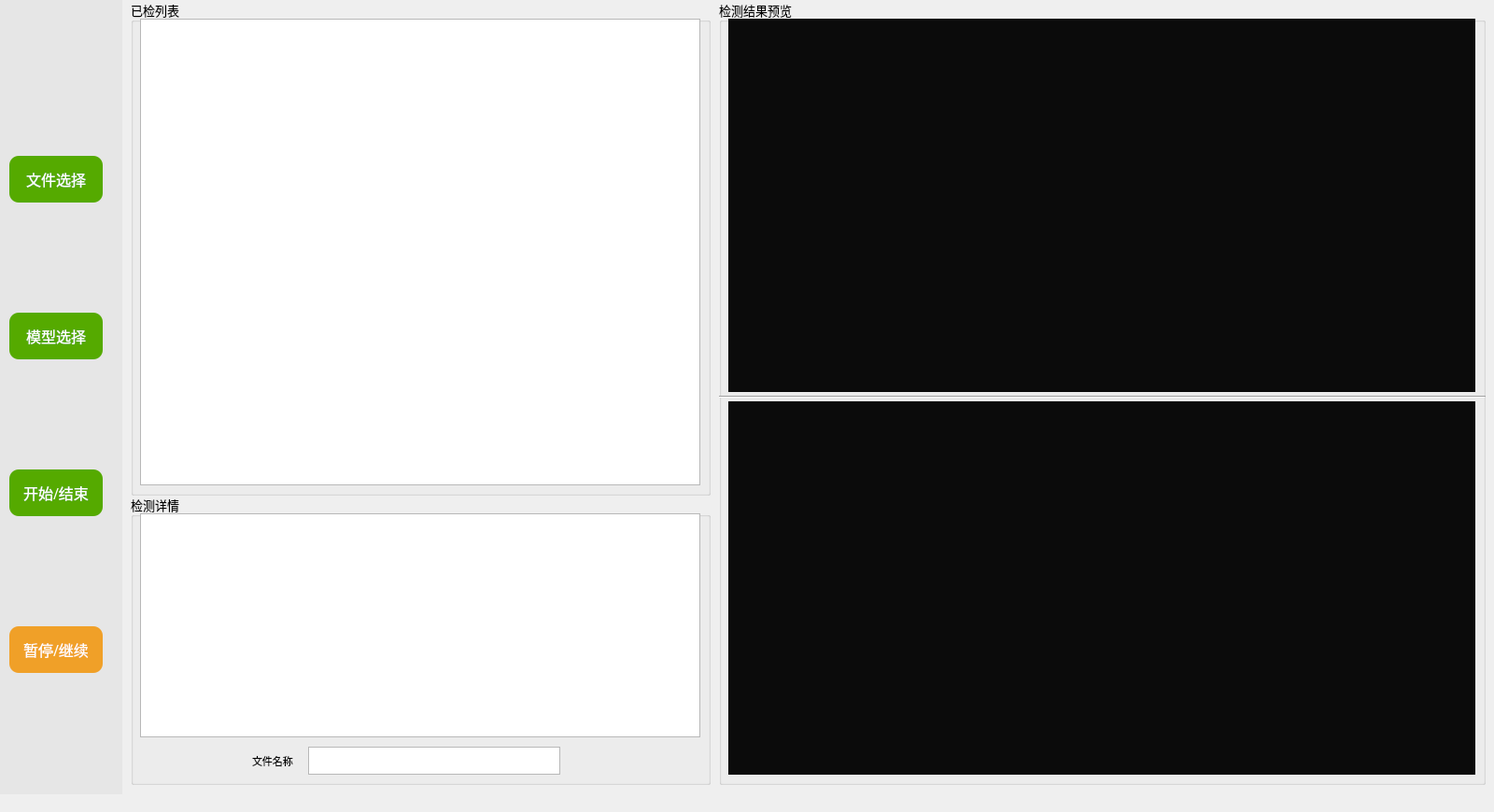
   <widget class="QWidget" name="tab_3">
    <attribute name="title">
     <string>本地检测</string>
    </attribute>
    <widget class="QWidget" name="widget_9" native="true">
     <property name="geometry">
      <rect>
       <x>130</x>
       <y>0</y>
       <width>1461</width>
       <height>861</height>
      </rect>
     </property>
     <property name="maximumSize">
      <size>
       <width>16777</width>
       <height>16777215</height>
      </size>
     </property>
     <property name="styleSheet">
      <string notr="true"/>
     </property>
     <widget class="QGroupBox" name="groupBox_13">
      <property name="geometry">
       <rect>
        <x>10</x>
        <y>0</y>
        <width>621</width>
        <height>531</height>
       </rect>
      </property>
      <property name="font">
       <font>
        <family>隶书</family>
        <pointsize>10</pointsize>
       </font>
      </property>
      <property name="title">
       <string>已检列表</string>
      </property>
      <widget class="QTableView" name="list_2">
       <property name="geometry">
        <rect>
         <x>10</x>
         <y>20</y>
         <width>600</width>
         <height>500</height>
        </rect>
       </property>
       <property name="minimumSize">
        <size>
         <width>206</width>
         <height>200</height>
        </size>
       </property>
       <property name="maximumSize">
        <size>
         <width>10000</width>
         <height>10000</height>
        </size>
       </property>
       <property name="alternatingRowColors">
        <bool>true</bool>
       </property>
       <property name="showGrid">
        <bool>true</bool>
       </property>
       <property name="gridStyle">
        <enum>Qt::DotLine</enum>
       </property>
       <property name="sortingEnabled">
        <bool>true</bool>
       </property>
       <property name="wordWrap">
        <bool>true</bool>
       </property>
       <property name="cornerButtonEnabled">
        <bool>true</bool>
       </property>
       <attribute name="horizontalHeaderCascadingSectionResizes">
        <bool>true</bool>
       </attribute>
       <attribute name="verticalHeaderCascadingSectionResizes">
        <bool>false</bool>
       </attribute>
      </widget>
     </widget>
     <widget class="QGroupBox" name="groupBox_14">
      <property name="geometry">
       <rect>
        <x>10</x>
        <y>530</y>
        <width>621</width>
        <height>311</height>
       </rect>
      </property>
      <property name="font">
       <font>
        <family>隶书</family>
        <pointsize>10</pointsize>
       </font>
      </property>
      <property name="title">
       <string>检测详情</string>
      </property>
      <widget class="QTableView" name="detail_2">
       <property name="geometry">
        <rect>
         <x>10</x>
         <y>20</y>
         <width>600</width>
         <height>240</height>
        </rect>
       </property>
       <property name="minimumSize">
        <size>
         <width>206</width>
         <height>200</height>
        </size>
       </property>
       <property name="maximumSize">
        <size>
         <width>10000</width>
         <height>10000</height>
        </size>
       </property>
       <property name="alternatingRowColors">
        <bool>true</bool>
       </property>
       <property name="showGrid">
        <bool>true</bool>
       </property>
       <property name="gridStyle">
        <enum>Qt::DotLine</enum>
       </property>
       <property name="sortingEnabled">
        <bool>true</bool>
       </property>
       <property name="wordWrap">
        <bool>true</bool>
       </property>
       <property name="cornerButtonEnabled">
        <bool>true</bool>
       </property>
       <attribute name="horizontalHeaderCascadingSectionResizes">
        <bool>true</bool>
       </attribute>
       <attribute name="verticalHeaderCascadingSectionResizes">
        <bool>false</bool>
       </attribute>
      </widget>
      <widget class="QLabel" name="label_3">
       <property name="geometry">
        <rect>
         <x>130</x>
         <y>275</y>
         <width>60</width>
         <height>21</height>
        </rect>
       </property>
       <property name="font">
        <font>
         <family>黑体</family>
         <pointsize>8</pointsize>
        </font>
       </property>
       <property name="text">
        <string>文件名称</string>
       </property>
      </widget>
      <widget class="QTextBrowser" name="textBrowser_2">
       <property name="geometry">
        <rect>
         <x>190</x>
         <y>270</y>
         <width>270</width>
         <height>30</height>
        </rect>
       </property>
      </widget>
     </widget>
     <widget class="QGroupBox" name="groupBox_7">
      <property name="geometry">
       <rect>
        <x>640</x>
        <y>0</y>
        <width>821</width>
        <height>841</height>
       </rect>
      </property>
      <property name="font">
       <font>
        <family>隶书</family>
        <pointsize>10</pointsize>
       </font>
      </property>
      <property name="title">
       <string>检测结果预览</string>
      </property>
      <widget class="QGraphicsView" name="tuxiang_2">
       <property name="geometry">
        <rect>
         <x>10</x>
         <y>20</y>
         <width>800</width>
         <height>400</height>
        </rect>
       </property>
       <property name="minimumSize">
        <size>
         <width>800</width>
         <height>400</height>
        </size>
       </property>
       <property name="maximumSize">
        <size>
         <width>800</width>
         <height>700</height>
        </size>
       </property>
       <property name="styleSheet">
        <string notr="true">background-color: rgb(11, 11, 11);</string>
       </property>
      </widget>
      <widget class="QGraphicsView" name="tuxiang_6">
       <property name="geometry">
        <rect>
         <x>10</x>
         <y>430</y>
         <width>800</width>
         <height>400</height>
        </rect>
       </property>
       <property name="minimumSize">
        <size>
         <width>800</width>
         <height>400</height>
        </size>
       </property>
       <property name="maximumSize">
        <size>
         <width>800</width>
         <height>700</height>
        </size>
       </property>
       <property name="styleSheet">
        <string notr="true">background-color: rgb(11, 11, 11);</string>
       </property>
      </widget>
      <widget class="Line" name="line_3">
       <property name="geometry">
        <rect>
         <x>0</x>
         <y>410</y>
         <width>821</width>
         <height>31</height>
        </rect>
       </property>
       <property name="orientation">
        <enum>Qt::Horizontal</enum>
       </property>
      </widget>
     </widget>
     <zorder>groupBox_14</zorder>
     <zorder>groupBox_7</zorder>
     <zorder>groupBox_13</zorder>
    </widget>
    <widget class="QWidget" name="widget_10" native="true">
     <property name="geometry">
      <rect>
       <x>0</x>
       <y>0</y>
       <width>131</width>
       <height>851</height>
      </rect>
     </property>
     <property name="maximumSize">
      <size>
       <width>131</width>
       <height>851</height>
      </size>
     </property>
     <property name="styleSheet">
      <string notr="true">background-color:rgb(230,230, 230);</string>
     </property>
     <widget class="QWidget" name="layoutWidget">
      <property name="geometry">
       <rect>
        <x>10</x>
        <y>30</y>
        <width>102</width>
        <height>781</height>
       </rect>
      </property>
      <layout class="QVBoxLayout" name="verticalLayout">
       <item>
        <widget class="QPushButton" name="file">
         <property name="minimumSize">
          <size>
           <width>100</width>
           <height>50</height>
          </size>
         </property>
         <property name="maximumSize">
          <size>
           <width>0</width>
           <height>0</height>
          </size>
         </property>
         <property name="font">
          <font>
           <family>隶书</family>
           <pointsize>12</pointsize>
          </font>
         </property>
         <property name="styleSheet">
          <string notr="true">QPushButton{
	color: rgb(255, 255, 255);
	background-color: rgb(85, 170, 0);
	border-radius:10px

	}
QPushButton:hover{
	color: rgb(255, 255, 255);
	background-color:rgb(85, 200, 0)
	}
QPushButton:pressed{
	color: rgb(255, 255, 255);
	background-color:rgb(255, 0, 0)
	}</string>
         </property>
         <property name="text">
          <string>文件选择</string>
         </property>
        </widget>
       </item>
       <item>
        <widget class="QPushButton" name="moxing_2">
         <property name="minimumSize">
          <size>
           <width>100</width>
           <height>50</height>
          </size>
         </property>
         <property name="maximumSize">
          <size>
           <width>0</width>
           <height>0</height>
          </size>
         </property>
         <property name="font">
          <font>
           <family>隶书</family>
           <pointsize>12</pointsize>
          </font>
         </property>
         <property name="styleSheet">
          <string notr="true">QPushButton{
	color: rgb(255, 255, 255);
	background-color: rgb(85, 170, 0);
	border-radius:10px

	}
QPushButton:hover{
	color: rgb(255, 255, 255);
	background-color:rgb(85, 200, 0)
	}
QPushButton:pressed{
	color: rgb(255, 255, 255);
	background-color:rgb(255, 0, 0)
	}</string>
         </property>
         <property name="text">
          <string>模型选择</string>
         </property>
        </widget>
       </item>
       <item>
        <widget class="QPushButton" name="kaishi_2">
         <property name="minimumSize">
          <size>
           <width>100</width>
           <height>50</height>
          </size>
         </property>
         <property name="maximumSize">
          <size>
           <width>0</width>
           <height>0</height>
          </size>
         </property>
         <property name="font">
          <font>
           <family>隶书</family>
           <pointsize>12</pointsize>
          </font>
         </property>
         <property name="styleSheet">
          <string notr="true">QPushButton{
	color: rgb(255, 255, 255);
	background-color: rgb(85, 170, 0);
	border-radius:10px
	}
QPushButton:hover{
	color: rgb(255, 255, 255);
	background-color:rgb(85, 200, 0)
	}
QPushButton:pressed{
	color: rgb(255, 255, 255);
	background-color:rgb(255, 0, 0)
	}
QPushButton:checked
{
color: rgb(255, 255, 255);
	background-color: rgb(221, 0, 0);
}</string>
         </property>
         <property name="text">
          <string>开始/结束</string>
         </property>
         <property name="checkable">
          <bool>true</bool>
         </property>
        </widget>
       </item>
       <item>
        <widget class="QPushButton" name="suspend_2">
         <property name="minimumSize">
          <size>
           <width>100</width>
           <height>50</height>
          </size>
         </property>
         <property name="maximumSize">
          <size>
           <width>0</width>
           <height>0</height>
          </size>
         </property>
         <property name="font">
          <font>
           <family>隶书</family>
           <pointsize>12</pointsize>
          </font>
         </property>
         <property name="styleSheet">
          <string notr="true">QPushButton{
	color: rgb(255, 255, 255);
	background-color: rgb(240, 160, 40);
	border-radius:10px
	}
QPushButton:hover{
	color: rgb(255, 255, 255);
	background-color: rgb(250, 170, 50);
	}
QPushButton:pressed{
	color: rgb(255, 255, 255);
	background-color: rgb(85, 170, 0)
	}
QPushButton:checked{
	color: rgb(255, 255, 255);
	background-color: rgb(85, 170, 0)
	}</string>
         </property>
         <property name="text">
          <string>暂停/继续</string>
         </property>
         <property name="checkable">
          <bool>true</bool>
         </property>
        </widget>
       </item>
      </layout>
     </widget>
    </widget>
   </widget>
